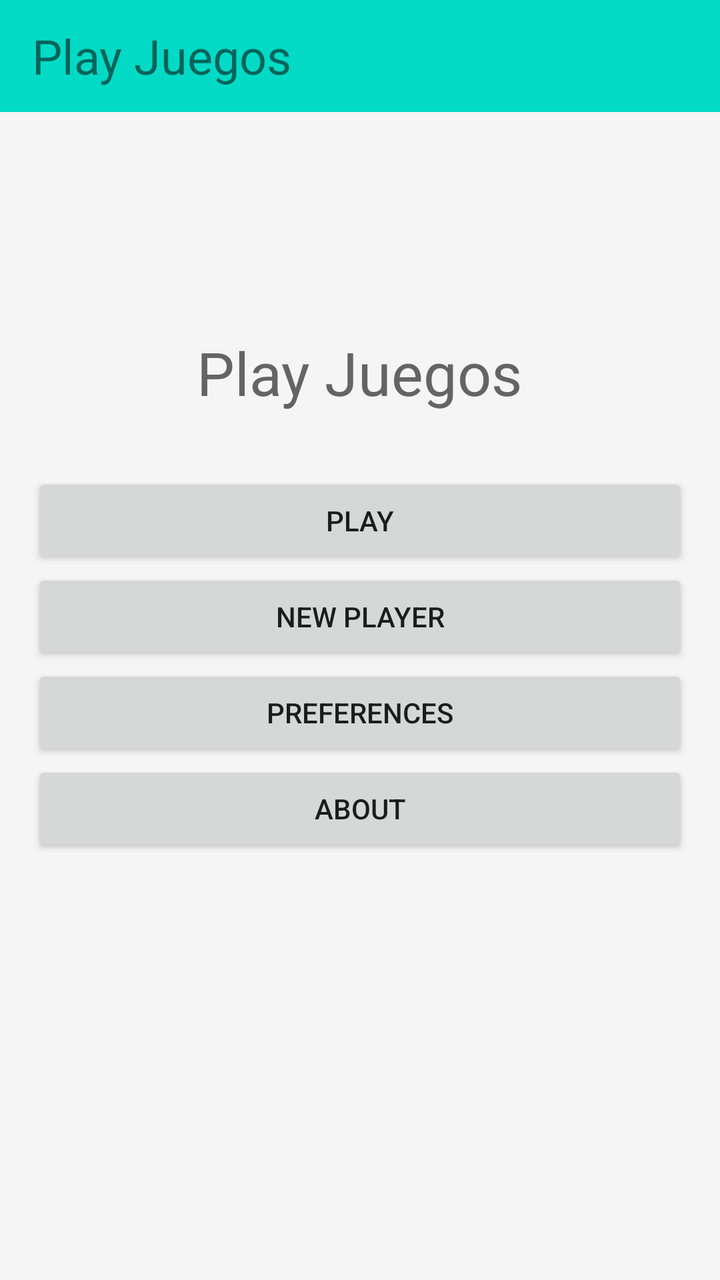
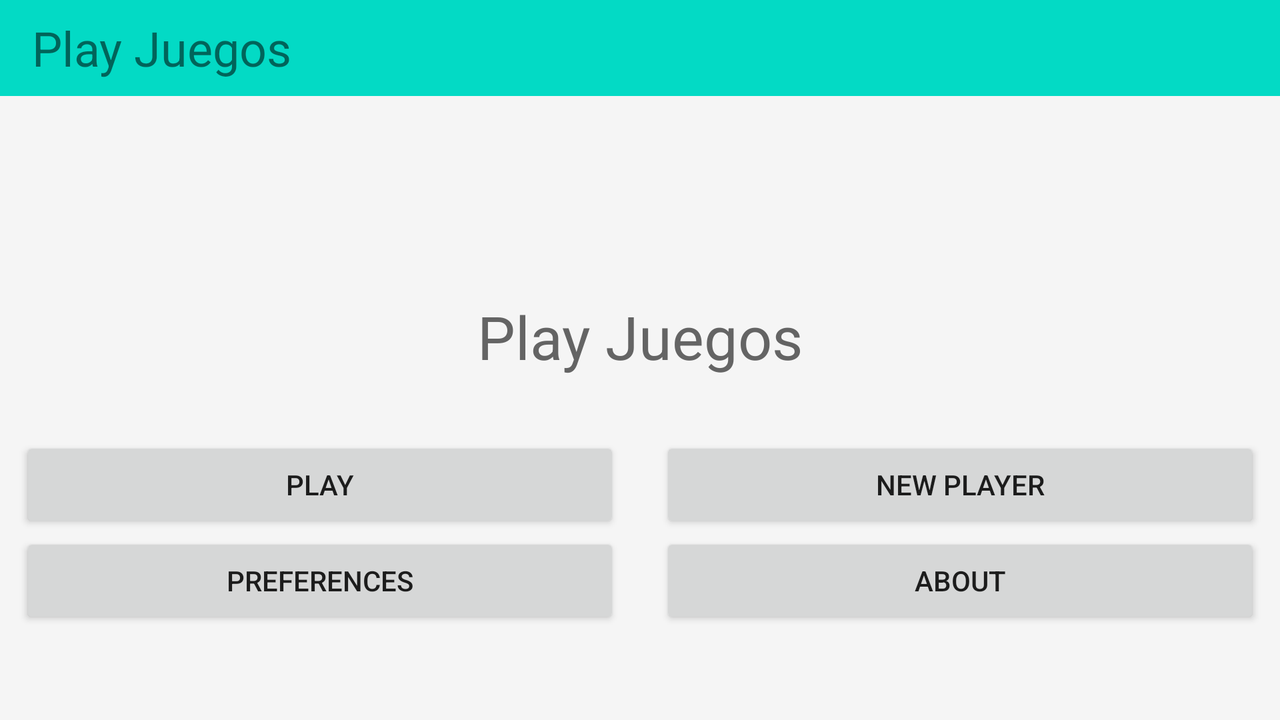

One screen, two layout resources from the same app: the default and the repository's alternative for another configuration. Each is rendered where Android would select it; the XML of both is given below.
<!-- AndroidManifest.xml: activity theme Theme.MiTema -->
<!-- res/layout/activity_main.xml -->
<?xml version="1.0" encoding="utf-8"?>
<RelativeLayout xmlns:android="http://schemas.android.com/apk/res/android"
    android:layout_width="match_parent"
    android:layout_height="match_parent"
    android:background="#F5F5F5" >

    <include layout="@layout/toolbar_layout" />

    <LinearLayout
        android:layout_width="match_parent"
        android:layout_height="wrap_content"
        android:orientation="vertical"
        android:gravity="center"
        android:padding="16dp">

    <TextView
        android:id="@+id/textView"
        android:layout_width="wrap_content"
        android:layout_height="wrap_content"
        android:text="@string/app_name"
        android:textSize="30sp"
        android:textColor="#646464"
        android:layout_marginBottom="30dp"
        android:layout_marginTop="150dp"
        android:gravity="center" />

    <Button
        android:id="@+id/button"
        android:layout_width="match_parent"
        android:layout_height="wrap_content"
        android:text="@string/play_button" />

    <Button
        android:id="@+id/button1"
        android:layout_width="match_parent"
        android:layout_height="wrap_content"
        android:text="@string/new_player_button" />

    <Button
        android:id="@+id/button2"
        android:layout_width="match_parent"
        android:layout_height="wrap_content"
        android:text="@string/preferences_button" />

    <Button
        android:id="@+id/button3"
        android:layout_width="match_parent"
        android:layout_height="wrap_content"
        android:text="@string/about_button" />
</LinearLayout>
</RelativeLayout>
<!-- res/layout/toolbar_layout.xml (included above) -->
<?xml version="1.0" encoding="utf-8"?>
<androidx.appcompat.widget.Toolbar xmlns:android="http://schemas.android.com/apk/res/android"
    xmlns:app="http://schemas.android.com/apk/res-auto"
    android:id="@+id/toolbar"
    android:layout_width="match_parent"
    android:layout_height="wrap_content"
    android:background="@color/teal_200"
    android:minHeight="?android:attr/actionBarSize"
    android:theme="@style/Theme.AppCompat.DayNight.NoActionBar"
    app:popupTheme="@style/Theme.PlayJuegos">

    <androidx.appcompat.widget.AppCompatTextView
        android:layout_width="wrap_content"
        android:layout_height="wrap_content"
        android:text="@string/app_name"
        android:textColorLink="@color/colorPrimaryContainer"
        android:textSize="24sp"
        app:layout_constraintBottom_toBottomOf="parent"

 />

</androidx.appcompat.widget.Toolbar>
<!-- resources referenced by this layout -->
<resources>
  <color name="colorPrimaryContainer">@color/mandarina</color>
  <color name="teal_200">#FF03DAC5</color>
  <string name="about_button">ABOUT</string>
  <string name="app_name">Play Juegos</string>
  <string name="new_player_button">NEW PLAYER</string>
  <string name="play_button">PLAY</string>
  <string name="preferences_button">PREFERENCES</string>
  <style name="Theme.PlayJuegos" parent="android:Theme.Material.Light.DarkActionBar" />
  <style name="Theme.MiTema" parent="android:Theme.Material.Light.NoActionBar">
          <item name="colorPrimary">@color/bronce</item>
          <item name="colorOnPrimary">@color/white</item>
          <item name="colorPrimaryContainer">@color/celeste</item>
          <item name="colorSecondary">@color/mandarina</item>
          <item name="colorOnSecondary">@color/bronce</item>
  
          <item name="colorSurface">@color/white</item>
          <item name="colorOnSurface">@color/black</item>
  
          <item name="colorControlActivated">@color/bronce</item>
          <item name="colorControlNormal">@color/gris</item>
      </style>
  <color name="mandarina">#E6B8A8</color>
  <color name="bronce">#795548</color>
  <color name="white">#FFFFFFFF</color>
  <color name="celeste">#0083FF</color>
  <color name="black">#FF000000</color>
  <color name="gris">#808080</color>
</resources>
<!-- res/layout-land/activity_main.xml (the repository's variant of the layout above) -->
<!-- drawn on the phone turned sideways -->
<?xml version="1.0" encoding="utf-8"?>
<LinearLayout xmlns:android="http://schemas.android.com/apk/res/android"
    android:layout_width="match_parent"
    android:layout_height="match_parent"
    android:background="#F5F5F5"
    android:orientation="vertical">

    <include layout="@layout/toolbar_layout" />

    <TextView
        android:id="@+id/textView"
        android:layout_width="match_parent"
        android:layout_height="wrap_content"
        android:layout_marginTop="100dp"
        android:layout_marginBottom="30dp"
        android:text="@string/app_name"
        android:textColor="#646464"
        android:gravity="center"
        android:textSize="30sp" />

    <LinearLayout
        android:layout_width="match_parent"
        android:layout_height="wrap_content"
        android:orientation="horizontal"
        android:layout_gravity="center" >

        <Button
            android:id="@+id/button"
            android:layout_width="match_parent"
            android:layout_height="wrap_content"
            android:layout_marginHorizontal="10dp"
            android:layout_weight="1"
            android:text="@string/play_button" />

        <Button
            android:id="@+id/button1"
            android:layout_width="match_parent"
            android:layout_height="wrap_content"
            android:layout_marginHorizontal="10dp"
            android:layout_weight="1"
            android:text="@string/new_player_button" />
    </LinearLayout>

    <LinearLayout
        android:layout_width="match_parent"
        android:layout_height="wrap_content"
        android:orientation="horizontal"
        android:layout_gravity="center" >
        <Button
            android:id="@+id/button2"
            android:layout_width="match_parent"
            android:layout_height="wrap_content"
            android:layout_marginHorizontal="10dp"
            android:layout_weight="1"
            android:text="@string/preferences_button" />

        <Button
            android:id="@+id/button3"
            android:layout_width="match_parent"
            android:layout_height="wrap_content"
            android:layout_marginHorizontal="10dp"
            android:layout_weight="1"
            android:text="@string/about_button" />
    </LinearLayout>

</LinearLayout>
